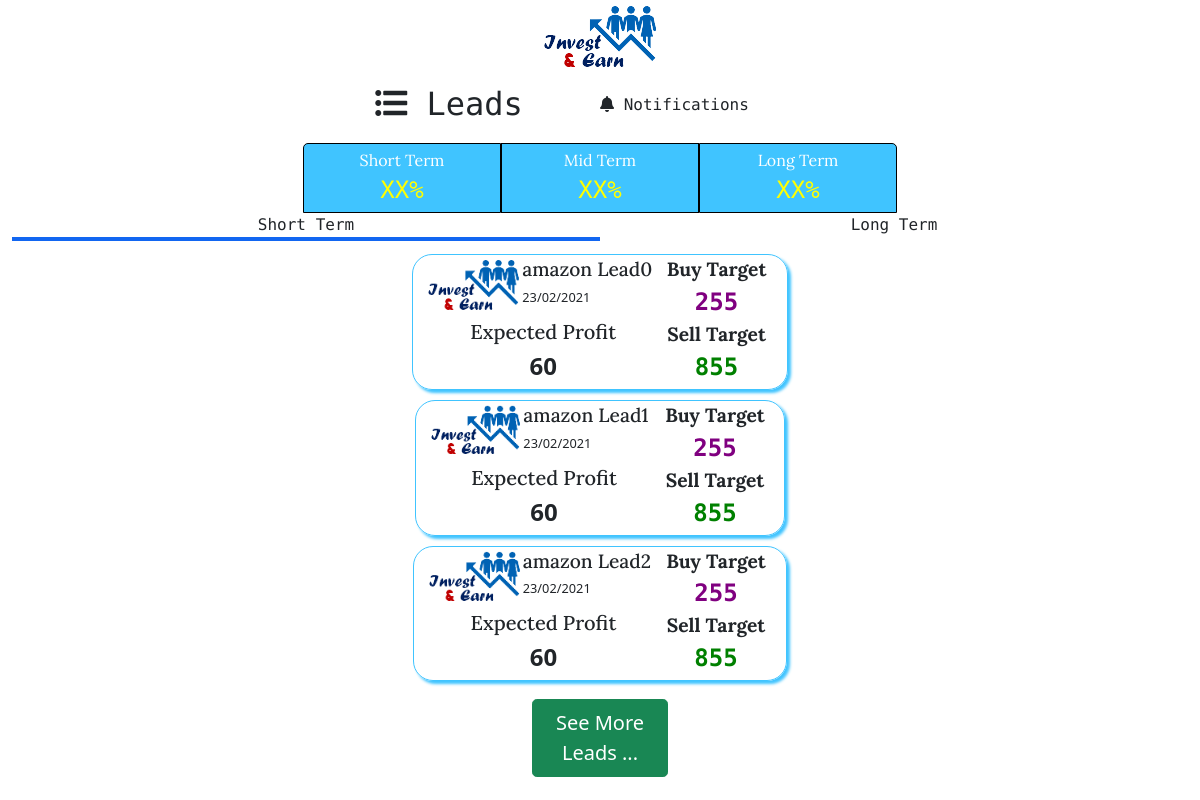
Screenshot of /short-term-leads (signed in) with the database file from the repository.
### app.py (models this page shows)
class Leads(db.Model):
    id = db.Column(db.Integer, primary_key=True)
    name = db.Column(db.String(50), nullable=False)
    logo = db.Column(db.Text, nullable=True)
    type = db.Column(db.String(10), nullable=False)
    buy_price = db.Column(db.String(30), nullable=False)
    sell_price = db.Column(db.String(30), nullable=False)
    profit = db.Column(db.String(10), nullable=False)
    good_for_trade = db.Column(db.Boolean, nullable=False, default=True)
    date = db.Column(db.String(100), nullable=False,
                     default=date.today().strftime('%d/%m/%Y'))

### app.py (the view)
@app.route('/short-term-leads')
def short_leads():
    if 'email' not in session:
        return redirect(url_for('login'))
    return render_template('short_leads.html',
                           leads=Leads.query.filter_by(type='short'
                           ).all())

### templates/short_leads.html (shortened to what this page needs)
<!doctype html>
<html lang="en">
  <head>
    <link rel="stylesheet" href="https://use.fontawesome.com/releases/v5.7.0/css/all.css"
>
    <link href="https://cdn.jsdelivr.net/npm/bootstrap@5.0.0-beta2/dist/css/bootstrap.min.css" rel="stylesheet">
  </head>
  <body>
    <header class="row justify-content-center container-fluid m-0 p-0" style="margin-right: 10px !important;">
      <div class="col-12 col-sm-12 col-md-12 col-lg-8 col-xl-6" style="padding-left: 10px;padding-right: 10px;">
        <div class="row justify-content-center">
          <div class="col-auto"> <img src="../static/logo.png"> </div>
        </div>
        <div class="row mt-2">
          <div class="col text-center align-middle p-0">
            <h2> <i class="fas fa-list-ul"></i> Leads</h2>
          </div>
          <div class="col text-center align-middle p-0" style="display: flex;align-items: center;">
            <h6> <a href="{{url_for('notifications')}}"><i class="fas fa-bell"></i> Notifications </a></h6>
          </div>
        </div>
        <div class="row justify-content-center mt-2" style="font-size: 6rem;">
          <div class="col justify-content-center mt-1 p-1 text-center lead l1" >
            Short Term <br> <span>XX%</span>
          </div>
          <div class="col justify-content-center mt-1 p-1 text-center lead l2" >
            Mid Term <br> <span>XX%</span>
          </div>
          <div class="col justify-content-center mt-1 p-1 text-center lead l3" >
            Long Term <br> <span>XX%</span>
          </div>
        </div>
      </div>
      <div class="row justify-content-center text-center">
        <div class="col" style="border-bottom: solid 4px #1266F1;">Short Term</div>
      <div class="col"> <a href="{{url_for('long_leads')}}"> Long Term </a></div>
      </div>
    </header>
      <main>
      <div class="row justify-content-center mt-2">
        <div class="col-12 col-sm-12 col-md-12 col-lg-8 col-xl-6 box">
          <div class="row justify-content-center">
              {% for lead in leads %}
              <div class="col-auto main-lead-box">
                    <div class="lead-box row">
                      <div class="lead-box-in col-8">
                        <div class="row">
                          <div class="col-5">
                            <img src="{{lead.logo}}" class="lead-logo">
                          </div>
                          <div class="main-lead-box-p col-7">
                            <span class="m-0" style="font-size: 1.2rem;font-weight: 500;font-family: 'Lora', serif;">{{lead.name}}</span> <br>
                            <span class="lead-date" style="font-size: 0.8rem;">{{lead.date}}</span>
                          </div>
                        </div>
                      </div>
                      <div class="col-4 buy">
                        <p class="m-0">Buy Target</p>
                        <span class="buy-target d-block">{{lead.buy_price}}</span>
                      </div>
                    </div>
                    <div class="lead-box row">
                     <div class="lead-box-in col-8" style="padding-left: 3px !important;">
                          <h5 style="font-family: 'Lora', serif;" class="text-center">Expected Profit</h5>
                          <h4 class="lead-profit text-center"> <b>{{lead.profit}}</b></h4>
                      </div>
                      <div class="col-4 sell">
                        <p class="m-0">Sell Target</p>
                        <span class="sell-target d-block">{{lead.sell_price}}</span>
                      </div>
                    </div>
                </div>
              {% endfor %}
                  <div class="row justify-content-center mt-2">
                    <div class="col-12 col-xl-4 col-lg-6 col-md-6 col-sm-6" style="padding: 5px 30px 5px 30px;">
                      <button class="btn btn-success btn-lg w-100" id="load" onclick="load_all();">See More Leads ...</button>
                    </div>
                  </div>
              </div>
            </div>
          </div>
      </main>
  </body>
</html>

### templates/short_leads.html (style rules this page uses)
header { font-family: 'Roboto Mono', monospace; padding-left: 5px !important; padding-right: 5px !important; }
header div .lead { border: solid 1px black; background-color: #40C4FF; font-size: 1rem; color: white; font-family: 'Lora', serif; }
header div .lead span { color: yellow ; font-size: 1.5rem; font-family: 'Roboto Mono', monospace; }
header div .l1 { border-top-left-radius: 5px; margin-left: 5px; }
header div .l3 { border-top-right-radius: 5px; margin-right: 5px; }
a { color: unset; text-decoration: none; }
.main-lead-box { box-shadow: 3px 3px 3px #40C4FF; margin: 5px !important; border-radius: 20px; border:1px solid #40C4FF; display: none; }
.main-lead-box .buy , .main-lead-box .sell { font-size: 1.2rem; font-weight: 700; font-family: 'Lora', serif; text-align: center; }
.main-lead-box .buy span { color: purple; text-align: center; font-size: 1.5rem; font-family: 'Roboto Mono', monospace; }
.main-lead-box .sell span { color: green; text-align: center; font-size: 1.5rem; font-family: 'Roboto Mono', monospace; }
.lead-logo { width: 100%; height: 100%; border-radius: 10px; }
.main-lead-box div { margin: 0px !important; padding: 0px !important; }

### rows the page displays
Leads: logo (picture), name "amazon Lead0", date "23/02/2021", buy_price "255", profit "60", sell_price "855"
Leads: logo (picture), name "amazon Lead1", date "23/02/2021", buy_price "255", profit "60", sell_price "855"
Leads: logo (picture), name "amazon Lead2", date "23/02/2021", buy_price "255", profit "60", sell_price "855"
